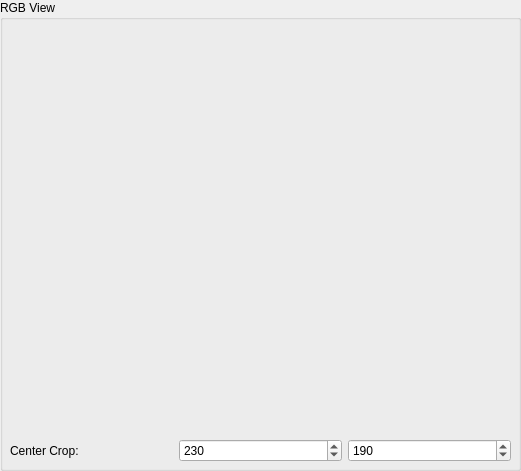
   <widget class="QGroupBox" name="groupBox_2">
    <property name="geometry">
     <rect>
      <x>450</x>
      <y>20</y>
      <width>521</width>
      <height>471</height>
     </rect>
    </property>
    <property name="title">
     <string>RGB View</string>
    </property>
    <widget class="QLabel" name="rgb_img_label">
     <property name="geometry">
      <rect>
       <x>10</x>
       <y>20</y>
       <width>501</width>
       <height>391</height>
      </rect>
     </property>
     <property name="text">
      <string/>
     </property>
     <property name="scaledContents">
      <bool>true</bool>
     </property>
    </widget>
    <widget class="QWidget" name="gridLayoutWidget_7">
     <property name="geometry">
      <rect>
       <x>10</x>
       <y>430</y>
       <width>501</width>
       <height>41</height>
      </rect>
     </property>
     <layout class="QGridLayout" name="gridLayout_8">
      <item row="0" column="1">
       <widget class="QSpinBox" name="center_crop_w">
        <property name="maximum">
         <number>5000</number>
        </property>
        <property name="singleStep">
         <number>10</number>
        </property>
        <property name="value">
         <number>230</number>
        </property>
       </widget>
      </item>
      <item row="0" column="0">
       <widget class="QLabel" name="label_48">
        <property name="text">
         <string>Center Crop:</string>
        </property>
       </widget>
      </item>
      <item row="0" column="2">
       <widget class="QSpinBox" name="center_crop_h">
        <property name="maximum">
         <number>5000</number>
        </property>
        <property name="singleStep">
         <number>10</number>
        </property>
        <property name="value">
         <number>190</number>
        </property>
       </widget>
      </item>
     </layout>
    </widget>
   </widget>
